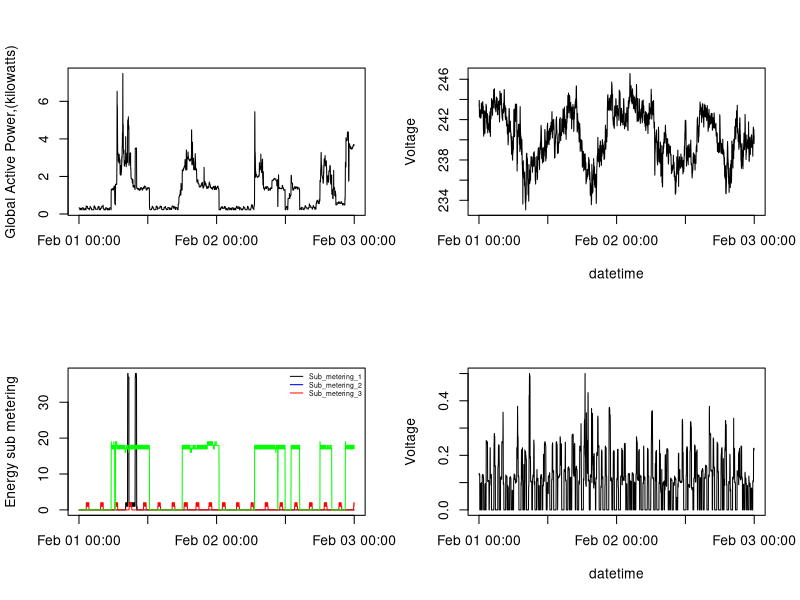

Source code (R):
library(dplyr)
library(ggplot2)
library(data.table)
library(lubridate)

#Read data
consumpt<-fread('consumpt_1-2Feb2007.csv',na.strings=c("?",",,"))

#Convert dates to POSIX
consumpt$Date<-dmy_hms(paste(consumpt$Date,consumpt$Time))

#Creating 4 plot functions
plot1<-function(df){
  #Make a plot
  plot(df$Date, 
       df$Global_active_power,
       type="l",
       xlab='',
       ylab='Global Active Power,(kilowatts)',
       main='')
  
}   

plot2<-function(df){
  plot(df$Date, 
       df$Voltage,
       type="l",
       xlab='datetime',
       ylab='Voltage',
       main='')
  
}
    
plot3<-function(df){
#Make a plot with 1st submetering
plot(x=df$Date,
     y=df$Sub_metering_1,
     type="l",
     xlab='',
     ylab='Energy sub metering',
     main='')

#Adding 2 submetering lines
lines(df$Date,df$Sub_metering_2,col='red')
lines(df$Date,df$Sub_metering_3,col='green')

#Adding Legend
legend("topright" ,bty='n',lty=1,col = c('black',"blue", "red"), cex=.5,legend = c("Sub_metering_1", "Sub_metering_2","Sub_metering_3"))
}

plot4<-function(df){
  plot(df$Date, 
       df$Global_reactive_power,
       type="l",
       xlab='datetime',
       ylab='Voltage',
       main='')
}


#Set multiple plots 
par(mfrow = c(2, 2))

plot1(consumpt)
plot2(consumpt)
plot3(consumpt)
plot4(consumpt)


#Copy Plot to PNG file
dev.copy(png, file = "plot4.png",width=480,height=480)
dev.off()



